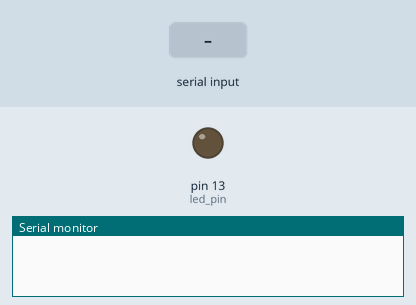
Recording of a sketch running on a simulated Arduino Uno, built with avr-gcc and run on an emulated ATmega328P. On the bench: output pins drawn as LEDs (lit = HIGH), the last lines printed to the serial monitor. The inputs (shaded band) are chosen by the test bench.

Above: at 1.2 s.
1.3 s: "a\n" received over Serial
At 2.9 s:
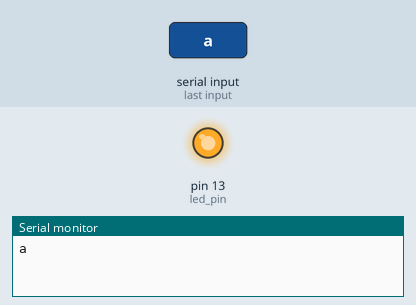
4.3 s: byte 97 ('a') received over Serial
Timing chart, 0 to 12.3 s (numbered marks = the images above; inputs shaded):
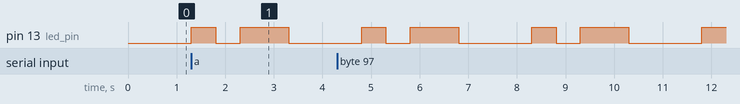

Measured:
- after the input at 1.3 s, pin 13 (led_pin): LOW → HIGH at once, → LOW 0.50 s later, → HIGH 0.50 s later, → LOW 1.0 s later

The sketch:

MorseCode.ino
```cpp
int led_pin = 13;

int dot = 500;
int dash = 1000;

String message;
char c;

void setup() {
  pinMode(led_pin, OUTPUT);
  Serial.begin(9600);
}

void loop() {
  //input from arduino ide serial monitor
  while(Serial.available()){
    c = Serial.read();

    if(c != '\n'){
      message += c;
    }
  }

  Serial.println(message);

  for(int i=0; i<message.length(); i++){
    MorseCode(message.charAt(i));
  }
}

void Dot() {
  digitalWrite(led_pin, HIGH);
  delay(dot);
  digitalWrite(led_pin, LOW);
  delay(dot);
}
void Dash() {
  digitalWrite(led_pin, HIGH);
  delay(dash);
  digitalWrite(led_pin, LOW);
  delay(dot);
}
void MorseCode(char c){
  //alphabet a-z
  if(c == 'a' || c == 'A'){Dot(); Dash();}
  if(c == 'b' || c == 'B'){Dash(); Dot(); Dot(); Dot();}
  if(c == 'c' || c == 'C'){Dash(); Dot(); Dash(); Dot();}
  if(c == 'd' || c == 'D'){Dash(); Dot(); Dot();}
  if(c == 'e' || c == 'E'){Dot();}
  if(c == 'f' || c == 'F'){Dot(); Dot(); Dash(); Dot();}
  if(c == 'g' || c == 'G'){Dash(); Dash(); Dot();}
  if(c == 'h' || c == 'H'){Dot(); Dot(); Dot(); Dot;}
  if(c == 'i' || c == 'I'){Dot(); Dot();}
  if(c == 'j' || c == 'J'){Dot(); Dash(); Dash(); Dash();}
  if(c == 'k' || c == 'K'){Dash(); Dot(); Dash();}
  if(c == 'l' || c == 'L'){Dot(); Dash(); Dot(); Dot();}
  if(c == 'm' || c == 'M'){Dash(); Dash();}
  if(c == 'n' || c == 'N'){Dash(); Dot();}
  if(c == 'o' || c == 'O'){Dash(); Dash(); Dash();}
  if(c == 'p' || c == 'P'){Dot(); Dash(); Dash(); Dot();}
  if(c == 'q' || c == 'Q'){Dash(); Dash(); Dot(); Dash();}
  if(c == 'r' || c == 'R'){Dot(); Dash(); Dot();}
  if(c == 's' || c == 'S'){Dot(); Dot(); Dot();}
  if(c == 't' || c == 'T'){Dash();}
  if(c == 'u' || c == 'U'){Dot(); Dot(); Dash();}
  if(c == 'v' || c == 'V'){Dot(); Dot(); Dot(); Dash();}
  if(c == 'w' || c == 'W'){Dot(); Dash(); Dash();}
  if(c == 'x' || c == 'X'){Dash(); Dot(); Dot(); Dash();}
  if(c == 'y' || c == 'Y'){Dash(); Dot(); Dash(); Dash();}
  if(c == 'z' || c == 'Z'){Dash(); Dash(); Dot(); Dot();}

  //numbers 0-9
  if(c == '0'){Dash(); Dash(); Dash(); Dash(); Dash();}
  if(c == '1'){Dot(); Dash(); Dash(); Dash(); Dash();}
  if(c == '2'){Dot(); Dot(); Dash(); Dash(); Dash();}
  if(c == '3'){Dot(); Dot(); Dot(); Dash(); Dash();}
  if(c == '4'){Dot(); Dot(); Dot(); Dot(); Dash();}
  if(c == '5'){Dot(); Dot(); Dot(); Dot(); Dot();}
  if(c == '6'){Dash(); Dot(); Dot(); Dot(); Dot();}
  if(c == '7'){Dash(); Dash(); Dot(); Dot(); Dot();}
  if(c == '8'){Dash(); Dash(); Dash(); Dot(); Dot();}
  if(c == '9'){Dash(); Dash(); Dash(); Dash(); Dot();}

  //space
  if(c == ' '){delay(5*dot);}

  //punctuation
  if(c == ','){Dash(); Dash(); Dot(); Dot(); Dash(); Dash();}
  if(c == '.'){Dot(); Dash(); Dot(); Dash(); Dot(); Dash();}
  if(c == '?'){Dot(); Dot(); Dash(); Dash(); Dot(); Dot();}
  if(c == '&'){Dot(); Dash(); Dot(); Dot(); Dot();}
  if(c == '@'){Dot(); Dash(); Dash(); Dot(); Dash(); Dot();}
  if(c == '('){Dash(); Dot(); Dash(); Dash(); Dot();}
  if(c == ')'){Dash(); Dot(); Dash();Dash(); Dot(); Dash();}
  if(c == ':'){Dash(); Dash(); Dash(); Dot(); Dot(); Dot();}
  if(c == '='){Dash(); Dot(); Dot(); Dot(); Dash();}
  if(c == '-'){Dash(); Dot(); Dot(); Dot(); Dot(); Dash();}
  if(c == '+'){Dot(); Dash(); Dot(); Dash(); Dot();}

  delay(2*dot);
}
```
